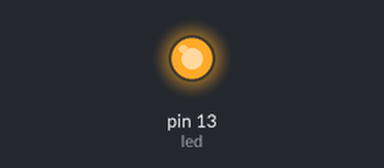
A sketch run on a simulated Arduino Uno, built with avr-gcc and run on an emulated ATmega328P. On the bench: output pins drawn as LEDs (lit = HIGH).

Above: at 1.7 s.
At 6.7 s:
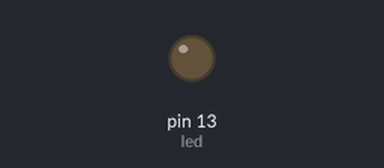
Timing chart, 0 to 9.4 s (numbered marks = the images above):
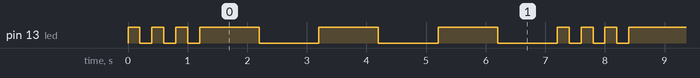

Measured:
- by itself, pin 13 (led): repeats every 7.2 s: 2 × (LOW 0.20 s, HIGH 0.20 s), LOW 0.20 s, 3 × (HIGH 1.0 s, LOW 1.0 s), HIGH 0.20 s
- by itself, everything shown: repeats every 7.2 s, in 12 steps

The sketch:

sketch_aug09a.ino
```cpp
//zona de declaracion
int led  = 13;
int pausa = 200;

void setup() {
  // put your setup code here, to run once:
  pinMode(led, OUTPUT);
}

void loop() {
  // put your main code here, to run repeatedly:
  parpadeo(pausa,3);
  parpadeo(pausa * 5, 3);
}

void parpadeo(int dato, int cant){
  for (int i = 0 ; i < cant ; i++){
    digitalWrite(led, HIGH);
    delay(dato);
    digitalWrite(led, LOW);
    delay(dato);
  }
}
```
